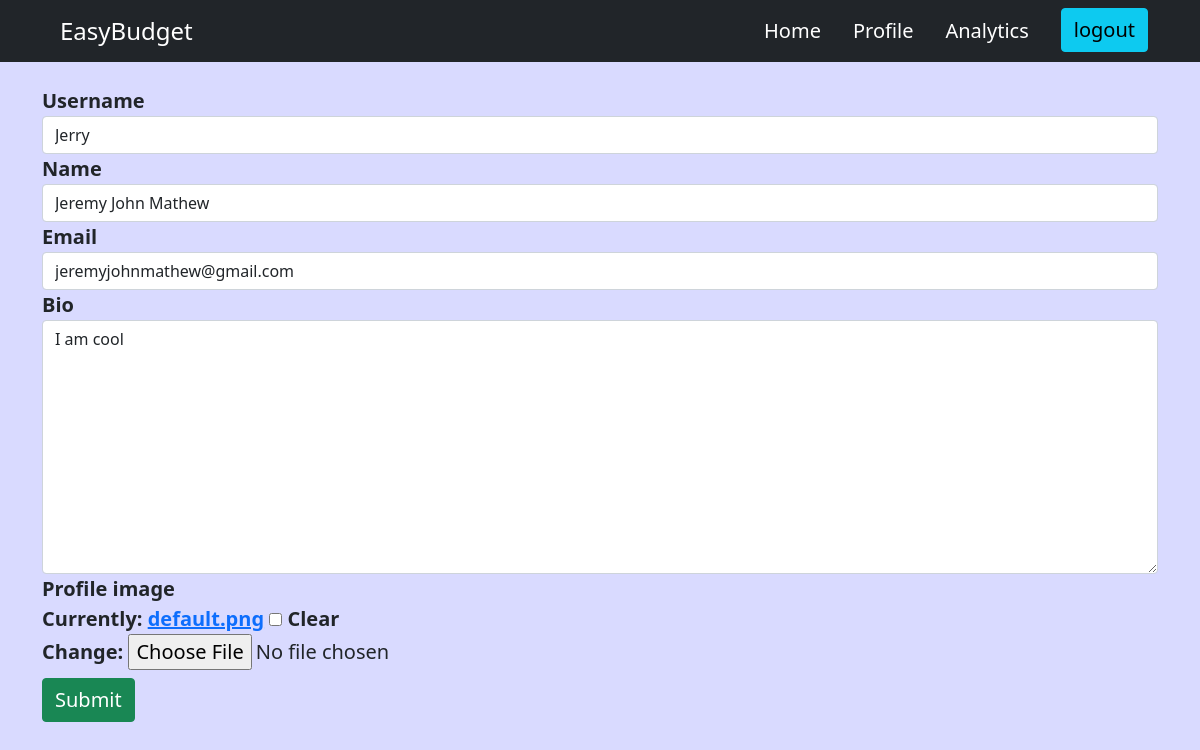
Page /profile/edit-user/ (signed in) on the earlier database version.
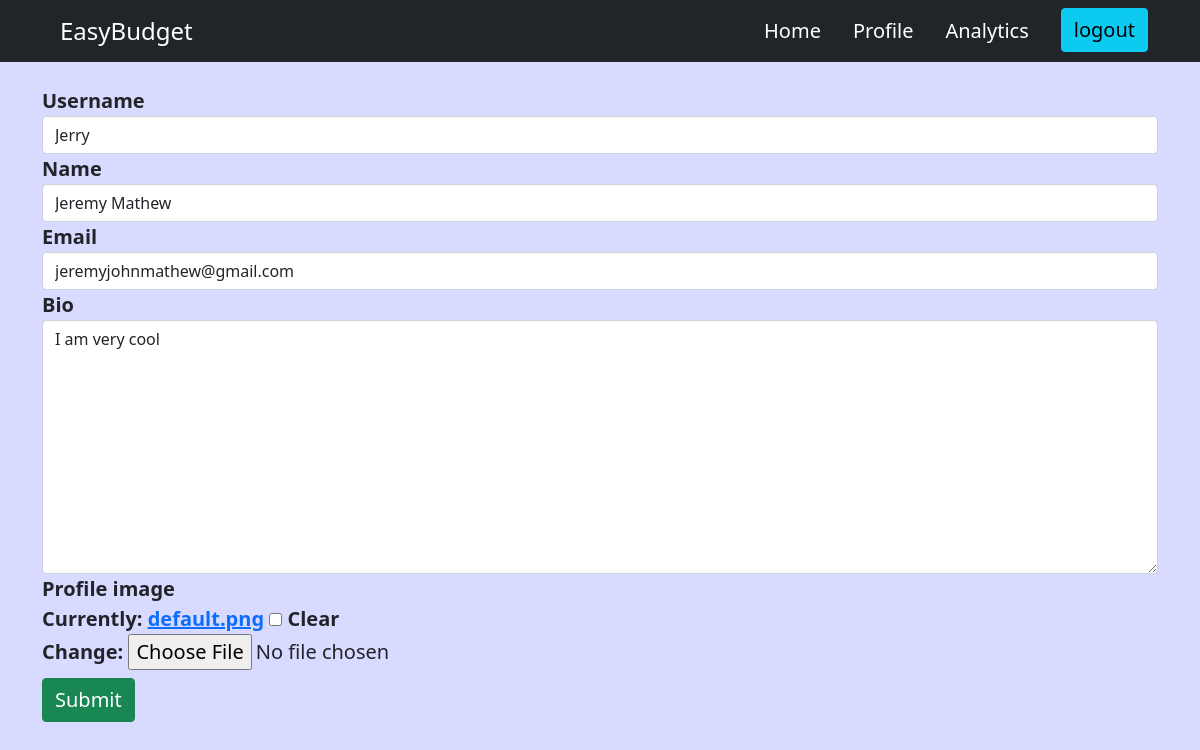
Same page on the later database version.
### user/models.py (models this page shows, shortened)
class Profile(models.Model):
    user = models.OneToOneField(User,on_delete=models.CASCADE, null =True, blank = True)
    username= models.CharField(max_length=200, blank = True, null = True)
    name = models.CharField(max_length=200, blank = True, null = True)
    email = models.EmailField(max_length=500, blank = True, null=True)
    bio = models.TextField(blank = True, null = True)
    profile_image = models.ImageField(null = True, blank = True,default = 'images/user-default.png')
    created = models.DateTimeField(auto_now_add=True)
    id = models.UUIDField(default=uuid.uuid4, unique = True, primary_key=True, editable=False)

### user/views.py (the view)
# urls.py: path('edit-user/', views.editUser, name= 'edit-user')
def editUser(request):
    user = request.user
    form = editUserForm(instance = user.profile)
    context = {'form':form}
    if request.method == "POST":
        form = editUserForm(request.POST, request.FILES,instance=user.profile)
        if form.is_valid:
            form.save()
            return redirect('profile')
    return render(request, "user/edit-user.html",context)

### budget/forms.py
class editUserForm(ModelForm):
    class Meta:
        model = Profile
        fields = "__all__"
        exclude = ['user']

### user/templates/user/edit-user.html (shortened to what this page needs)
{% extends 'main.html' %}
{% load crispy_forms_tags %}
{% block content %}
<div class="container-sm my-4">
    <div class="mt-4 fs-5 fw-bold">
        <form action="{% url 'edit-user' %}" method="POST" enctype = "multipart/form-data">
            {{form|crispy}}
            <input type="submit" class = "btn btn-success my-2 fs-5">
        </form>
    </div>
{% endblock content %}

Differences in the rows shown:
changed Profile "Jerry": name "Jeremy John Mathew" → "Jeremy Mathew"; bio "I am cool" → "I am very cool"
